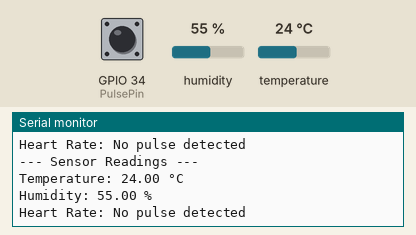
Simulated run of this sketch. Board: ESP32. On the bench: the last lines printed to the serial monitor. Inputs (shaded band) come from the test bench; at power-on: GPIO 34 (PulsePin) LOW, humidity 55 %, temperature 24 °C. WiFi joins after 1.5 s; servers stay silent unless stated.

Above: at 3.0 s.
3.1 s: GPIO 34 (PulsePin) pulled HIGH for 0.15 s
At 4.7 s:
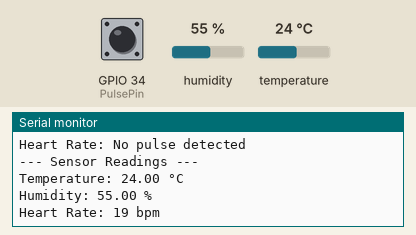
5.3 s: humidity set to 22 %
At 6.3 s:
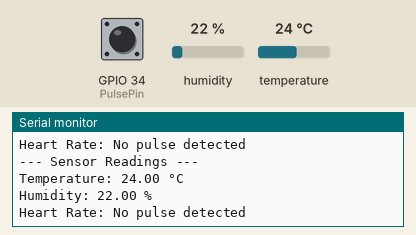
6.8 s: temperature set to 12 °C
At 8.2 s:
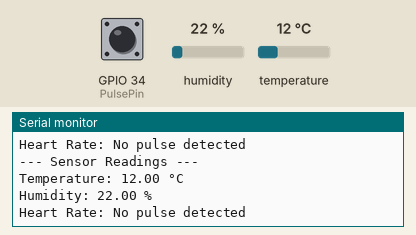
8.3 s: GPIO 34 (PulsePin) pulled HIGH for 1 s
At 9.7 s:
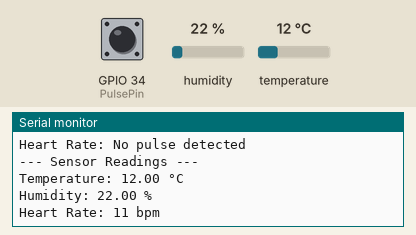
10.8 s: humidity set to 40 %
At 12.3 s:
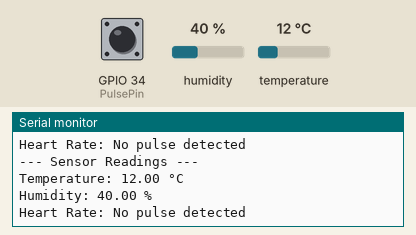
Timing chart, 0 to 13.3 s (numbered marks = the images above; inputs shaded):
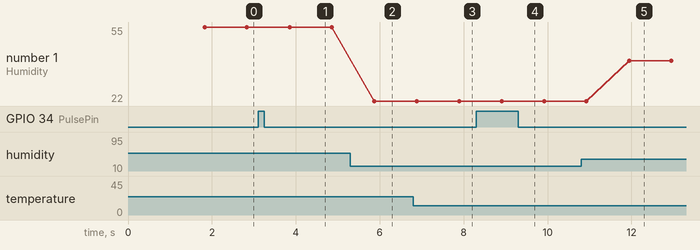

The sketch:

Heath.ino
```cpp
#define BLYNK_TEMPLATE_ID "TMPL2nSgSQbRI"
#define BLYNK_TEMPLATE_NAME "Health Monitoring"
#define BLYNK_AUTH_TOKEN "DYo1I7nKM88UucufvHkh7uSX-frZDOhK"
#define BLYNK_PRINT Serial

#include <BlynkSimpleEsp32.h>
#include <WiFi.h>
#include "DHT.h"

// DHT11
#define DHTTYPE DHT11
#define DHTPin 33
DHT dht(DHTPin, DHTTYPE);

// Pulse sensor
#define PulsePin 34
volatile int pulseRate = 0;
volatile bool pulseDetected = false;
unsigned long lastBeatTime = 0;
int beatInterval = 0;

// WiFi and Blynk credentials
char auth[] = "DYo1I7nKM88UucufvHkh7uSX-frZDOhK";  // Blynk Auth Token
char ssid[] = "TTT";             // ssid
char pass[] = "12345678";         // pw

float temperature = 0.0, humidity = 0.0;

#define REPORTING_PERIOD_MS 1000
unsigned long tsLastReport = 0;

void IRAM_ATTR onPulseDetected() {
    unsigned long currentTime = millis();
    beatInterval = currentTime - lastBeatTime;

    if (beatInterval > 250) {
        pulseRate = 60000 / beatInterval;
        pulseDetected = true;
        lastBeatTime = currentTime;
    }
}

void setup() {
    Serial.begin(115200);//baud rate
    pinMode(PulsePin, INPUT);
    attachInterrupt(digitalPinToInterrupt(PulsePin), onPulseDetected, RISING);

    dht.begin();

    Blynk.begin(auth, ssid, pass);
    Serial.println("System Initialized");
}

void loop() {
    Blynk.run();

    temperature = dht.readTemperature();
    humidity = dht.readHumidity();

    if (isnan(temperature) || isnan(humidity)) {
        Serial.println("Failed to read from DHT sensor!");
        return;
    }

    if (millis() - tsLastReport > REPORTING_PERIOD_MS) {
        Serial.println("\n--- Sensor Readings ---");

        Serial.print("Temperature: ");
        Serial.print(temperature);
        Serial.println(" °C");

        Serial.print("Humidity: ");
        Serial.print(humidity);
        Serial.println(" %");

        if (pulseDetected) {
            Serial.print("Heart Rate: ");
            Serial.print(pulseRate);
            Serial.println(" bpm");
            pulseDetected = false;  // Reset
        } else {
            Serial.println("Heart Rate: No pulse detected");
        }
       //Data to blynk
        Blynk.virtualWrite(V1, temperature);
        Blynk.virtualWrite(V2, humidity);
        Blynk.virtualWrite(V3, pulseRate);


        tsLastReport = millis();
    }
}
```

Measured:
- after the input at 3.1 s, the serial monitor: prints a new line after 0.75 s (image 1)
- after the input at 5.3 s, the serial monitor: prints a new line after 0.57 s (image 2)
- after the input at 6.8 s, the serial monitor: prints a new line after 1.1 s (image 3)
- after the input at 8.3 s, the serial monitor: prints a new line after 0.60 s (image 4)
- after the input at 10.8 s, the serial monitor: prints a new line after 1.1 s (image 5)
- plotted number 1: 55 → 22 after the input at 5.3 s, 22 → 40 after the input at 10.8 s
